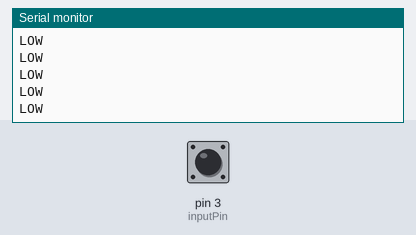
The sketch below on a simulated Arduino Uno, built with avr-gcc and run on an emulated ATmega328P. Parts: the last lines printed to the serial monitor. Inputs (shaded band) come from the test bench; at power-on: pin 3 (inputPin) LOW.

Above: at 1.2 s.
1.3 s: pin 3 (inputPin) driven HIGH
At 1.8 s:
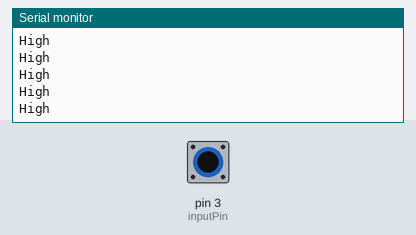
3.2 s: pin 3 (inputPin) driven LOW
At 3.9 s:
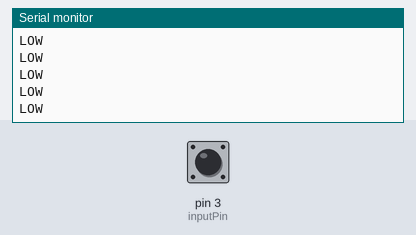
6.2 s: pin 3 (inputPin) driven HIGH
At 7.1 s:
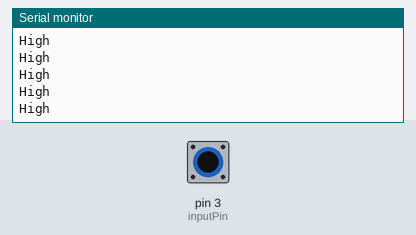

The sketch:

sketch_oct10a.ino
```cpp
int inputPin = 3;
int motion = LOW;
int stat = 0;


void setup() {
  // put your setup code here, to run once:
  pinMode(inputPin,INPUT);
  Serial.begin(9600);

}

void loop() {
  // put your main code here, to run repeatedly:
  stat = digitalRead(inputPin);
  if(stat == HIGH){
    Serial.println("High");
    motion = HIGH;
  }
  else{
    Serial.println("LOW");
    motion = LOW;
  }
}
```

Measured:
- after the input at 1.3 s, the serial monitor: prints a new line after 0.07 s (image 1)
